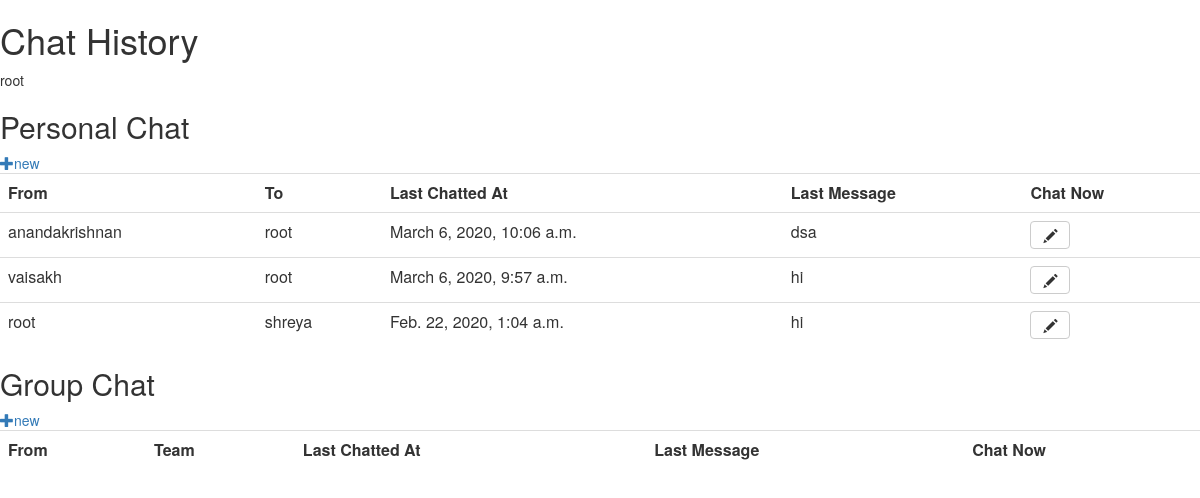
Page /chat/ (signed in) on the committed database.
### chat/models.py (models this page shows, shortened)
class DirectMessage(models.Model):
	sentFrom = models.ForeignKey(User,on_delete=models.CASCADE,related_name='directFrom')
	sentTo   = models.ForeignKey(User,on_delete=models.CASCADE,related_name='directTo')
	message  = models.CharField(max_length=200)
	created_date = models.DateTimeField(default=timezone.now)

### chat/views.py (the view)
# urls.py: path('', views.index, name='chat'),
@login_required
def index(request):
	chats=DirectMessage.objects.filter(Q(sentFrom=request.user) |  Q(sentTo=request.user)).order_by('created_date').reverse()
	chatList=[]
	chattedWith=set()
	companion=""
	for chat in chats:
		if chat.sentTo==request.user:
			companion=chat.sentFrom
		else:
			companion=chat.sentTo
		if companion not in chattedWith:
			chattedWith.add(companion)
			chatList.append(chat)
	teamObj=TeamMember.objects.filter(Q(userName=request.user))
	teams=[]
	for team in teamObj:
		teams.append(team.teamName)
	groupChats=[]
	for team in teams:
		groupChats.append(GroupMessage.objects.filter(Q(sentTo=team)).order_by('-created_date')[:1])
	return render(request, 'chatHistory.html', {'chats':chatList, 'groupChats':groupChats, 'user':request.user})

### chat/templates/chatHistory.html (shortened to what this page needs)
<html>
<head>
    <link rel="stylesheet" href="https://maxcdn.bootstrapcdn.com/bootstrap/3.4.0/css/bootstrap.min.css">
</head>
<body>
    <h1>Chat History</h1>
    {{user}}
    <h2>Personal Chat</h2>
    <a href="{% url 'chatNow' %}" class="top-menu"><span class="glyphicon glyphicon-plus"></span>new</a>
    <table class="table table-hover">
        <tr>
            <th>From</th>
            <th>To</th>
            <th>Last Chatted At</th>
            <th>Last Message</th>
            <th>Chat Now</th>
        </tr>
        {% for chat in chats %}
        <tr>
            <td>{{ chat.sentFrom }}</td>
            <td>{{ chat.sentTo }}</td>
            <td>{{ chat.created_date }}</td>
            <td>{{ chat.message }}</td>
            {% if  chat.sentFrom == user %}
            <td><a class="btn btn-default" href="{% url 'continueChat' name=chat.sentTo %}"><span class="glyphicon glyphicon-pencil"></span></a></td>
            {% else %}
            <td><a class="btn btn-default" href="{% url 'continueChat' name=chat.sentFrom %}"><span class="glyphicon glyphicon-pencil"></span></a></td>
            {% endif %}
        </tr>
        {% endfor %}
    </table>
    <h2>Group Chat</h2>
    <a href="{% url 'groupChatNow' %}" class="top-menu"><span class="glyphicon glyphicon-plus"></span>new</a>
    <table class="table table-hover">
        <tr>
            <th>From</th>
            <th>Team</th>
            <th>Last Chatted At</th>
            <th>Last Message</th>
            <th>Chat Now</th>
        </tr>
    </table>
</body>
</html>

### rows in the picture
DirectMessage: sentFrom "anandakrishnan", sentTo "root", created_date "March 6, 2020, 10:06 a.m.", message "dsa"
DirectMessage: sentFrom "vaisakh", sentTo "root", created_date "March 6, 2020, 9:57 a.m.", message "hi"
DirectMessage: sentFrom "root", sentTo "shreya", created_date "Feb. 22, 2020, 1:04 a.m.", message "hi"

### other values in the picture
{{ user }} "root"
